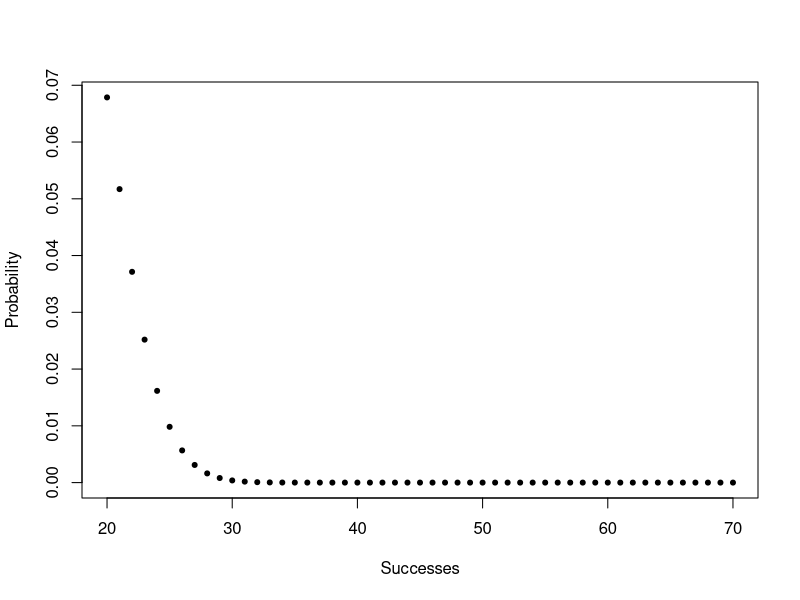
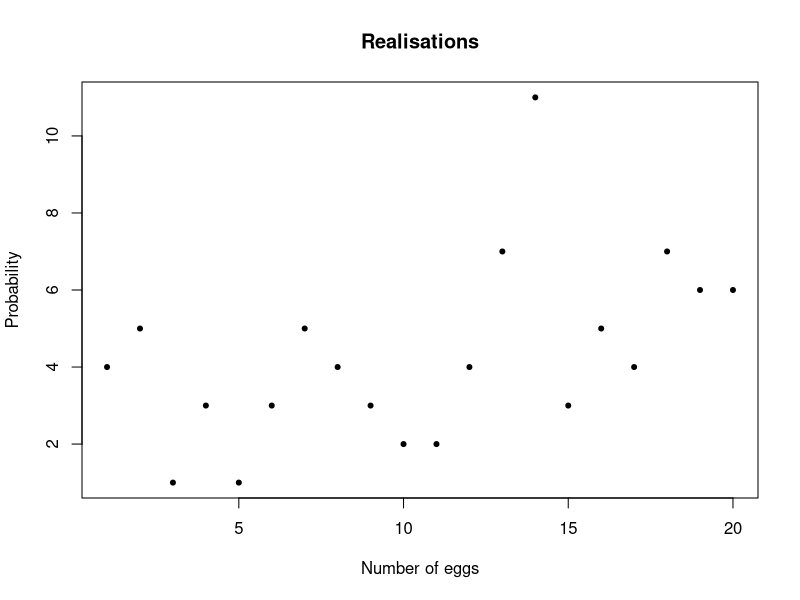

Write the R code that produced these figures, in order.
# Problem 1
# a)
plot(c(0:100)[21:71], dbinom(0:100, size = 100, prob = 1/6)[21:71], pch = 20,
     xlab = "Successes", ylab = "Probability")

# b)
  # Fair coins
E1 <- pbinom(40, 100, 1/2) 
E2 <- 1 - pbinom(71, 100, 1/2)

  # Biased coins
E1 <- pbinom(40, 100, 2/3) 
E2 <- 1 - pbinom(71, 100, 2/3)


# c)
dbinom(40, 100, 1/2)
dbinom(40, 100, 2/3)

dbinom(70, 100, 1/2)
dbinom(70, 100, 1/2)

  # it can be seen that it is more likely for the coin that landed 40 heads 
  # to be the fair coin as the value for dbinom is greater. Consequently 
  # the coin that lands 70 heads should be the biased coin with P(Heads) = 2/3

# d)
# i)
sum(dbinom(seq(from = 0,to = 10, by = 2), 10, 1/2))
# ii)
sum(dbinom(seq(from = 0,to = 10, by = 2), 10, 2/3))



# Problem 2
# a)
a <- c(1:6)
b <- c(10^a[])
c <- c((1 - 1/b[])^b[])

# b) Yes, it is 1/e 

# c)
 # P({"Rolls a 6"}) = 1/6 -> P({"No 6"}) = 1-1/6
 # P({"Ace of spades}) = 1/52 -> P({"Not Ace of spades"}) = 1-1/52
 # Assuming independence P({"No 6"}) and P({"Not Ace of spades"}) = (1-1/6)(1-1/52)
 # = 85/104 
 # Now observe, we have 255/312 = 1 - 57/312
 # Repeating this 312 times gives (1 - 57/312)^312 which is similar to the form 
 # seen in part b) so our answer is 4.6x10^-28 or roughly exp(-57)

# d) 
# i) (255/312)^1560, roughly 2x10^-137 
# ii) distributed with an exponential distribution 
r <- rbinom(20, 1560, 1/6*1/52)
plot(c(1:20), r, pch = 20,
     xlab = "Number of eggs", ylab = "Probability", main = "Realisations")




